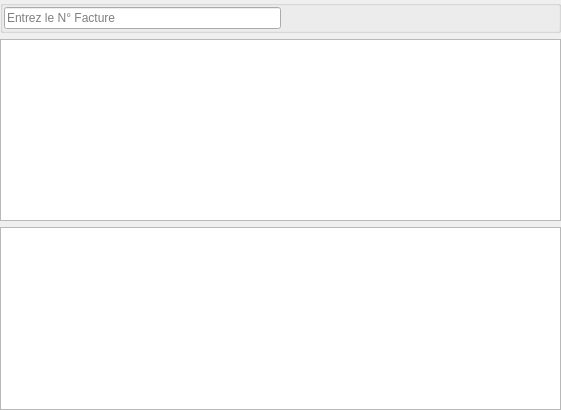
<?xml version="1.0" encoding="UTF-8"?>
<ui version="4.0">
 <class>UIFacturesListView2</class>
 <widget class="QDialog" name="UIFacturesListView2">
  <property name="geometry">
   <rect>
    <x>0</x>
    <y>0</y>
    <width>561</width>
    <height>410</height>
   </rect>
  </property>
  <property name="windowTitle">
   <string>Dialog</string>
  </property>
  <layout class="QVBoxLayout" name="verticalLayout">
   <property name="leftMargin">
    <number>0</number>
   </property>
   <property name="topMargin">
    <number>0</number>
   </property>
   <property name="rightMargin">
    <number>0</number>
   </property>
   <property name="bottomMargin">
    <number>0</number>
   </property>
   <item>
    <widget class="QGroupBox" name="groupBox">
     <property name="title">
      <string/>
     </property>
     <layout class="QHBoxLayout" name="horizontalLayout">
      <property name="leftMargin">
       <number>1</number>
      </property>
      <property name="topMargin">
       <number>1</number>
      </property>
      <property name="rightMargin">
       <number>1</number>
      </property>
      <property name="bottomMargin">
       <number>1</number>
      </property>
      <item>
       <widget class="QLineEdit" name="facturesLineEdit">
        <property name="placeholderText">
         <string>Entrez le N° Facture</string>
        </property>
       </widget>
      </item>
      <item>
       <spacer name="horizontalSpacer">
        <property name="orientation">
         <enum>Qt::Horizontal</enum>
        </property>
        <property name="sizeHint" stdset="0">
         <size>
          <width>40</width>
          <height>20</height>
         </size>
        </property>
       </spacer>
      </item>
     </layout>
    </widget>
   </item>
   <item>
    <widget class="QTableView" name="tableView">
     <property name="editTriggers">
      <set>QAbstractItemView::NoEditTriggers</set>
     </property>
     <property name="selectionMode">
      <enum>QAbstractItemView::SingleSelection</enum>
     </property>
     <property name="selectionBehavior">
      <enum>QAbstractItemView::SelectRows</enum>
     </property>
    </widget>
   </item>
   <item>
    <widget class="QTableView" name="detailsTableView">
     <property name="editTriggers">
      <set>QAbstractItemView::NoEditTriggers</set>
     </property>
     <property name="selectionMode">
      <enum>QAbstractItemView::SingleSelection</enum>
     </property>
     <property name="selectionBehavior">
      <enum>QAbstractItemView::SelectRows</enum>
     </property>
    </widget>
   </item>
  </layout>
 </widget>
 <resources/>
 <connections/>
</ui>
